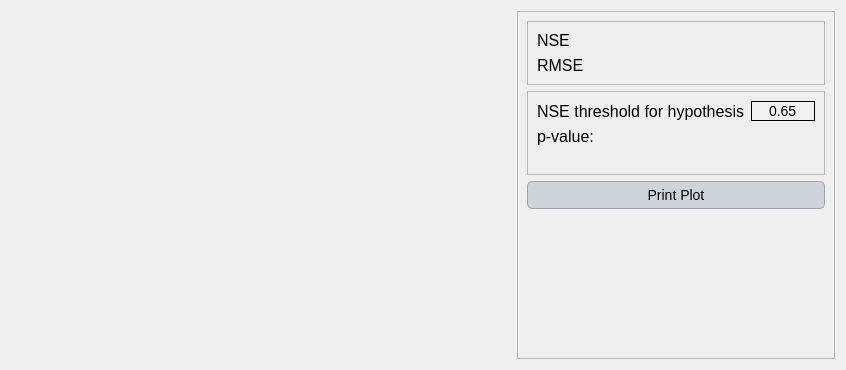
<?xml version="1.0" encoding="UTF-8"?>
<ui version="4.0">
 <class>Dialog</class>
 <widget class="QDialog" name="Dialog">
  <property name="geometry">
   <rect>
    <x>0</x>
    <y>0</y>
    <width>842</width>
    <height>370</height>
   </rect>
  </property>
  <property name="windowTitle">
   <string>Dialog</string>
  </property>
  <property name="styleSheet">
   <string notr="true">QLabel {
    font-family: 'Georgia'; /* Cambiar la fuente a Georgia */
    font-size: 16px; /* Cambiar el tamaño de la fuente */
    color: #000000; /* Color del texto (blanco) */
}

QLineEdit {
    font-family: 'Georgia'; /* Cambiar la fuente a Georgia */
    font-size: 14px; /* Cambiar el tamaño de la fuente */
    color: #000000; /* Color del texto (blanco) */
    background-color: #f0f0f0; /* Color de fondo del QLineEdit */
    border: 1px solid #000000; /* Borde blanco */
}

QComboBox {
    font-family: 'Georgia'; /* Cambiar la fuente a Georgia */
    font-size: 14px; /* Cambiar el tamaño de la fuente */
    color: #000000; /* Color del texto (blanco) */
    background-color: #cfd4da; /* Fondo oscuro del ComboBox */
}

QRadioButton {
    font-family: 'Georgia'; /* Cambiar la fuente a Georgia */
    font-size: 14px; /* Cambiar el tamaño de la fuente */
    color: #000000; /* Color del texto (blanco) */
}

QCheckBox {
    font-family: 'Georgia'; /* Cambiar la fuente a Georgia */
    font-size: 14px; /* Cambiar el tamaño de la fuente */
    color: #000000; /* Color del texto (blanco) */
}

/* Cambiar la fuente y estilo de los QPushButton */
QPushButton {
    font-family: 'Georgia'; /* Cambiar la fuente */
    font-size: 14px; /* Cambiar el tamaño de la fuente */
    color: #000000; /* Color del texto negro */
    background-color: #cfd4da; /* Fondo gris claro */
    border: 1px solid #a1a6ad; /* Borde gris medio */
    border-radius: 5px; /* Bordes redondeados */
    padding: 5px; /* Espaciado interno */
}

/* Estilo cuando el ratón pasa sobre el botón */
QPushButton:hover {
    color: #000000; /* Mantener el texto negro */
    background-color: #b7bcc3; /* Fondo gris un poco más oscuro al pasar el mouse */
}

/* Estilo cuando el botón está presionado */
QPushButton:pressed {
    background-color: #a6acb3; /* Fondo ligeramente más oscuro al presionar */
    color: #000000; /* Mantener el texto negro cuando se presiona */
}



/* Estilo general para QTableWidget y QTableView */
QTableWidget, QTableView {
    font-family: 'Georgia'; /* Cambiar la fuente a Georgia */
    font-size: 14px; /* Tamaño de la fuente */
    color: #000000; /* Color del texto negro */
    background-color: #e6e9ed; /* Fondo gris claro para la tabla */
    gridline-color: #a1a6ad; /* Color de las líneas de la tabla (gris medio) */
    selection-background-color: #b7bcc3; /* Color de fondo cuando se selecciona una celda (gris suave) */
    selection-color: #000000; /* Color del texto cuando la celda está seleccionada (negro) */
}

/* Estilo para el encabezado horizontal de la tabla */
QHeaderView::section {
    font-family: 'Georgia'; /* Cambiar la fuente a Georgia */
    font-size: 14px; /* Tamaño de la fuente */
    color: #000000; /* Color del texto negro */
    background-color: #cfd4da; /* Fondo gris claro del encabezado */
    border: 1px solid #a1a6ad; /* Borde gris medio entre las secciones */
    padding: 4px; /* Espaciado interno en el encabezado */
}

/* Estilo para las celdas de la tabla al pasar el mouse */
QTableWidget::item:hover, QTableView::item:hover {
    background-color: #b7bcc3; /* Fondo gris suave al pasar el mouse */
    color: #000000; /* Mantener el texto negro */
}

/* Estilo para las celdas cuando están seleccionadas */
QTableWidget::item:selected, QTableView::item:selected {
    background-color: #a6acb3; /* Fondo gris intermedio cuando está seleccionado */
    color: #000000; /* Texto negro cuando está seleccionado */
}

/* Ajustar el tamaño de las celdas */
QTableWidget::item, QTableView::item {
    padding: 4px; /* Espaciado interno de las celdas */
}

/* Estilo para el borde inferior de la tabla */
QTableCornerButton::section {
    background-color: #cfd4da; /* Fondo del botón de esquina */
    border: 1px solid #a1a6ad; /* Borde gris medio del botón de esquina */
}</string>
  </property>
  <layout class="QGridLayout" name="gridLayout">
   <item row="0" column="0">
    <widget class="QFrame" name="frame">
     <property name="minimumSize">
      <size>
       <width>500</width>
       <height>0</height>
      </size>
     </property>
     <property name="frameShape">
      <enum>QFrame::NoFrame</enum>
     </property>
     <property name="frameShadow">
      <enum>QFrame::Raised</enum>
     </property>
    </widget>
   </item>
   <item row="0" column="1">
    <widget class="QFrame" name="frame_2">
     <property name="frameShape">
      <enum>QFrame::StyledPanel</enum>
     </property>
     <property name="frameShadow">
      <enum>QFrame::Raised</enum>
     </property>
     <layout class="QGridLayout" name="gridLayout_4">
      <item row="3" column="0">
       <spacer name="verticalSpacer">
        <property name="orientation">
         <enum>Qt::Vertical</enum>
        </property>
        <property name="sizeHint" stdset="0">
         <size>
          <width>20</width>
          <height>40</height>
         </size>
        </property>
       </spacer>
      </item>
      <item row="0" column="0">
       <widget class="QFrame" name="frame_3">
        <property name="frameShape">
         <enum>QFrame::StyledPanel</enum>
        </property>
        <property name="frameShadow">
         <enum>QFrame::Raised</enum>
        </property>
        <layout class="QGridLayout" name="gridLayout_2">
         <item row="0" column="0">
          <widget class="QLabel" name="label_3">
           <property name="text">
            <string>NSE</string>
           </property>
           <property name="alignment">
            <set>Qt::AlignLeading|Qt::AlignLeft|Qt::AlignVCenter</set>
           </property>
          </widget>
         </item>
         <item row="1" column="0">
          <widget class="QLabel" name="label_7">
           <property name="text">
            <string>RMSE</string>
           </property>
           <property name="alignment">
            <set>Qt::AlignLeading|Qt::AlignLeft|Qt::AlignVCenter</set>
           </property>
          </widget>
         </item>
        </layout>
       </widget>
      </item>
      <item row="1" column="0">
       <widget class="QFrame" name="frame_4">
        <property name="frameShape">
         <enum>QFrame::StyledPanel</enum>
        </property>
        <property name="frameShadow">
         <enum>QFrame::Raised</enum>
        </property>
        <layout class="QGridLayout" name="gridLayout_3">
         <item row="0" column="0">
          <layout class="QHBoxLayout" name="horizontalLayout_5">
           <item>
            <widget class="QLabel" name="label_6">
             <property name="text">
              <string>NSE threshold for hypothesis</string>
             </property>
            </widget>
           </item>
           <item>
            <widget class="QLineEdit" name="nash">
             <property name="minimumSize">
              <size>
               <width>64</width>
               <height>0</height>
              </size>
             </property>
             <property name="text">
              <string>0.65</string>
             </property>
             <property name="alignment">
              <set>Qt::AlignCenter</set>
             </property>
            </widget>
           </item>
          </layout>
         </item>
         <item row="1" column="0">
          <widget class="QLabel" name="p_value">
           <property name="text">
            <string>p-value:</string>
           </property>
          </widget>
         </item>
         <item row="2" column="0">
          <widget class="QLabel" name="label">
           <property name="styleSheet">
            <string notr="true">    QLabel {
        font-family: Georgia;
        font-size: 8pt;
    }</string>
           </property>
           <property name="text">
            <string/>
           </property>
          </widget>
         </item>
        </layout>
       </widget>
      </item>
      <item row="2" column="0">
       <widget class="QPushButton" name="print_graph">
        <property name="text">
         <string>Print Plot</string>
        </property>
       </widget>
      </item>
     </layout>
    </widget>
   </item>
  </layout>
 </widget>
 <resources/>
 <connections/>
</ui>
